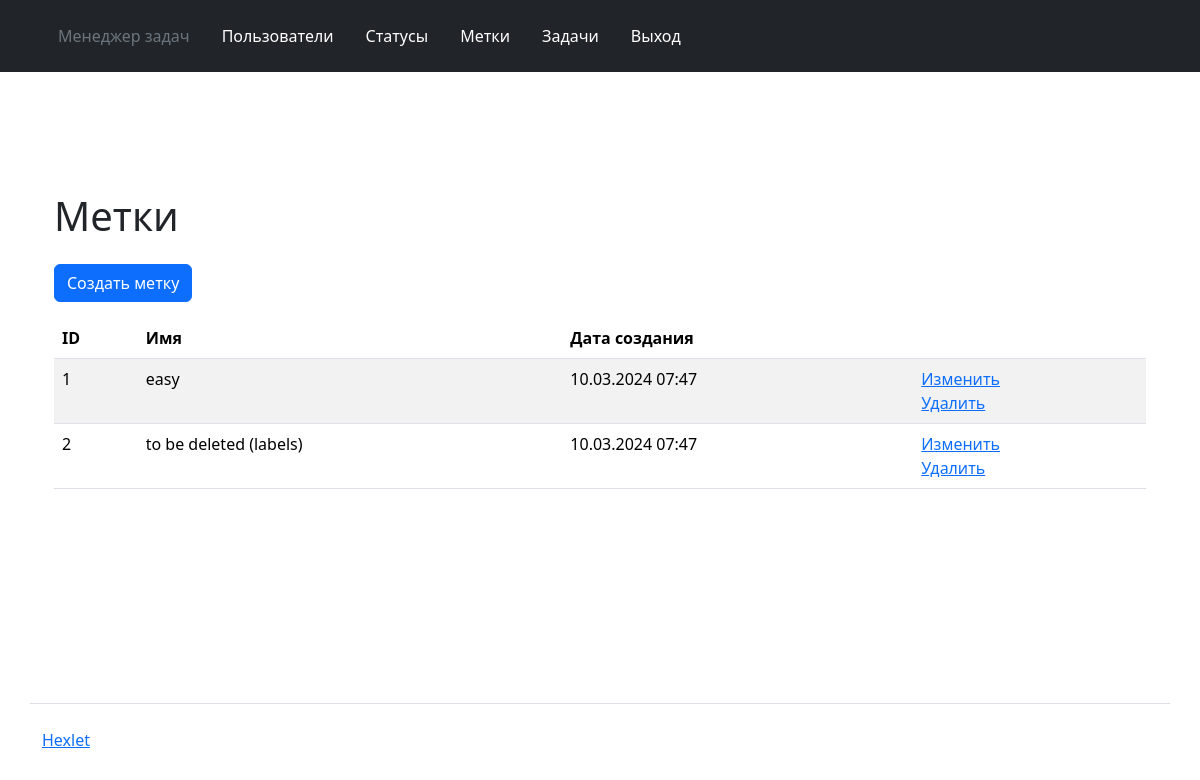
Screenshot of /labels/ (signed in) with the database file from the repository.
### task_manager/labels/models.py (models this page shows, shortened)
class Labels(models.Model):
    name = models.CharField('name', max_length=255)
    timestamp = models.DateTimeField("time_stamp", auto_now_add=True)

### task_manager/labels/views.py (the view)
# urls.py: path('',LabelView.as_view(), name='labels'),
class LabelView(CustomLoginRequiredMixin, ListView):
    model = Labels
    template_name = 'labels/labels.html'

### task_manager/templates/labels/labels.html (shortened to what this page needs)
{% extends 'layout.html' %}
{% load django_bootstrap5 %}
{% load i18n %}
{% block content %}
<div class="container wrapper flex-grow-1">
  <h1 class="my-4">
    {% trans "Labels" %}
  </h1>
  <a class="btn btn-primary mb-3" href="{% url 'label_create' %}">{% trans "Create label" %}</a>
  <table class="table table-striped">
    <thead>
      <tr>
        <th>ID</th>
        <th>{% trans "Name" %}</th>
        <th>{% trans "Creation date" %}</th>
        <th></th>
      </tr>
    </thead>
    <tbody>
      {% for labels_data in labels_list %}
      <tr>
        <td class="fw-normal">{{ labels_data.id }}</td>
        <td class="fw-normal">{{ labels_data.name}}</td>
        <td class="fw-normal">{{ labels_data.timestamp|date:"d.m.Y H:i"}}</td>
        <td>
          <a href="{% url 'label_update' labels_data.id %}">{% trans "Update" %} </a>
          <br>
          <a href="{% url 'label_delete' labels_data.id %}">{% trans "Delete" %} </a>
        </td>
      </tr>
      {% endfor %}
    </tbody>
  </table>
</div>
{% endblock %}

### rows the page displays
Labels: id "1", name "easy", timestamp "10.03.2024 07:47"
Labels: id "2", name "to be deleted (labels)", timestamp "10.03.2024 07:47"
